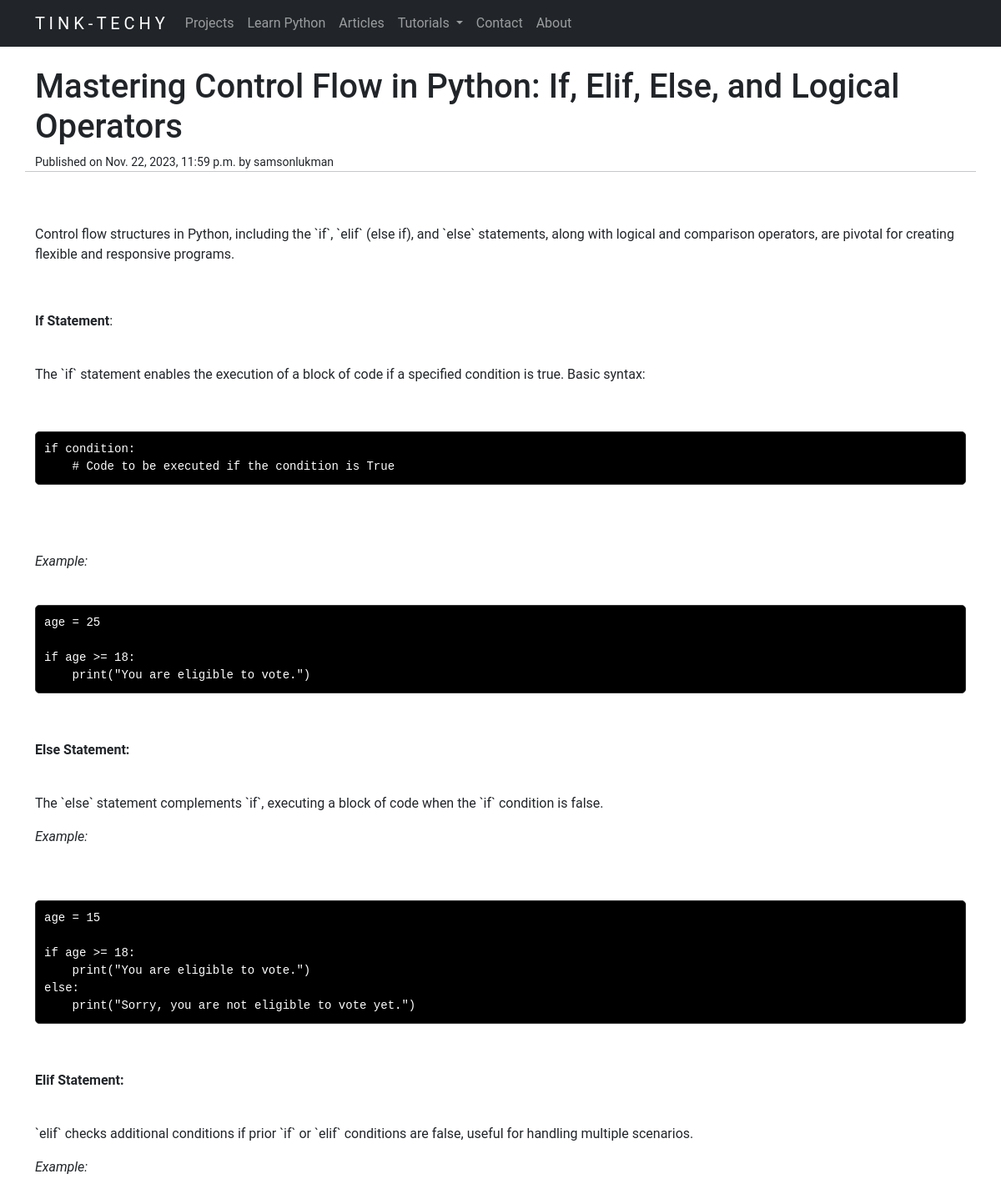
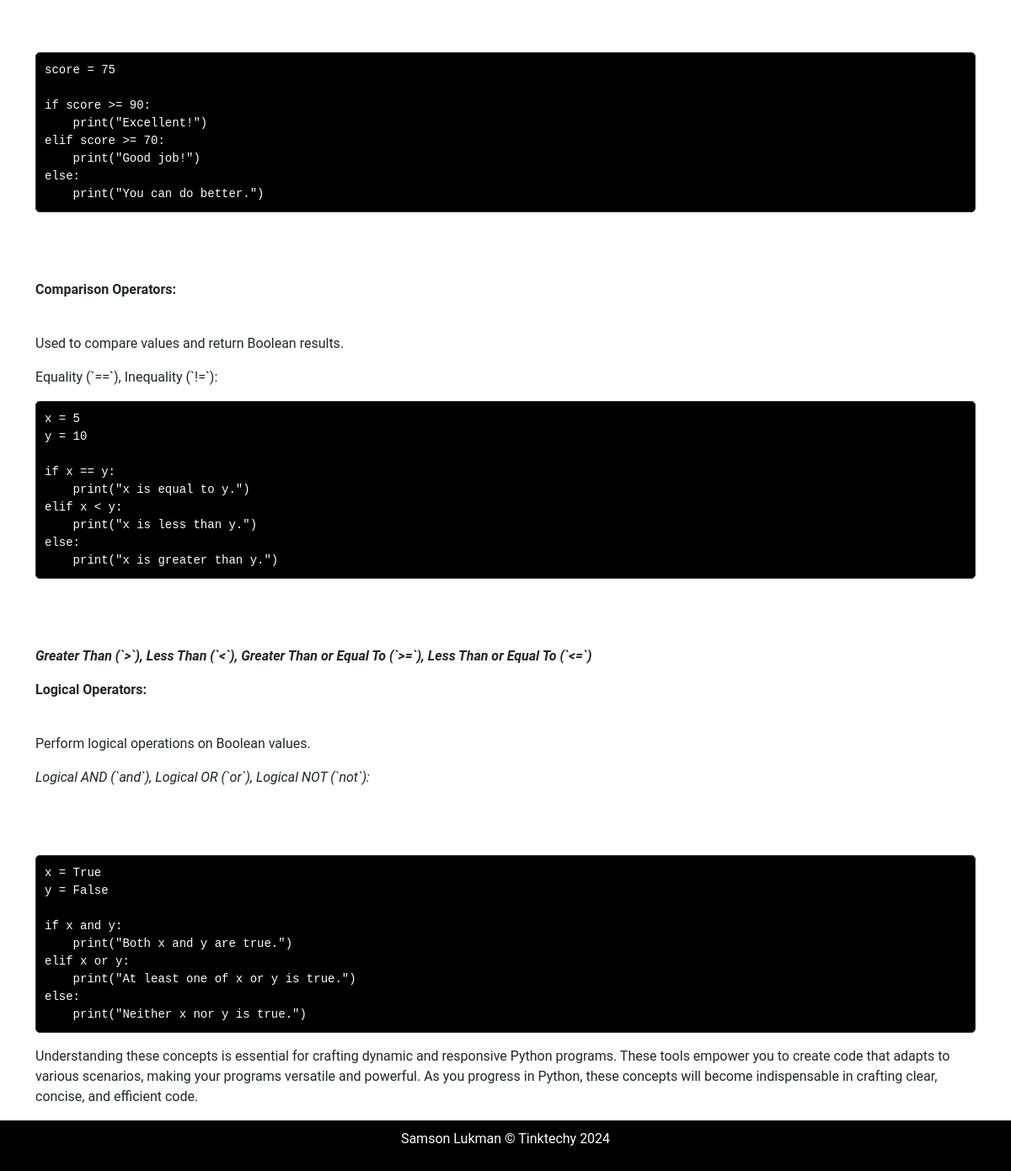
Screenshot of /article/Mastering Control Flow in Python: If, Elif, Else, and Logical Operators with the database file from the repository (2 pictures, top to bottom).
### website/models.py (models this page shows, shortened)
class Article(models.Model):
    title = models.CharField(max_length=200)
    content = RichTextField()
    pub_date = models.DateTimeField(auto_now_add=True)
    author = models.ForeignKey(User, on_delete=models.CASCADE)

### website/views.py (the view)
# urls.py: path("article/<str:title>", views.article, name="article"),
def article(request, title):
    article = get_object_or_404(Article, title=title)
    content = article.content  # Assuming your article content is stored in the 'content' field
    code_pattern = r'<pre><code class="language-(\w+)">([\s\S]*?)</code></pre>'
    def highlight_code(match):
        language, code = match.groups()
        lexer = get_lexer_by_name(language, stripall=True)
        formatter = HtmlFormatter(style="default")  # Use the "default" Pygments style
        return highlight(code, lexer, formatter)
    highlighted_content = re.sub(code_pattern, highlight_code, content)
    return render(request, 'website/article.html', {'article': article, 'highlighted_content': highlighted_content})

### website/templates/website/article.html (shortened to what this page needs)
{% extends 'website/layout.html' %}
{% load static %}
{% block body %}
<br>
<div class="container">
    <div class="row">
  <h1>{{ article.title }}</h1>
  <small>Published on {{ article.pub_date }} by {{ article.author }}</small>
  <hr>
  <br>
  <div class="article-content">
    {{ highlighted_content|safe }}
</div>
</div>
</div>
{% endblock %}

### website/templates/website/article.html (style rules this page uses)
pre { background-color: black; color: white; padding: 10px; border: 1px solid #333; border-radius: 5px; }

### website/templates/website/layout.html (style rules this page uses)
body { font-family: 'Roboto', sans-serif; }

### rows the page displays
Article: title "Mastering Control Flow in Python: If, Elif, Else, and Logical Operators", pub_date "Nov. 22, 2023, 11:59 p.m.", author "samsonlukman", content "Control flow structures in Python, including the `if`, `elif` (else if), and `else` statements, along with logical and comparison operators, are pivotal for creating flexible and responsive programs. If Statement : The `if` statement enables the execution of a block of code if a specified condition is true. Basic syntax: if condition: # Code to be executed if the condition is True Example: age = 25 if age >= 18: print(\"You are eligible to vote.\") Else Statement: The `else` statement complements `if`, executing a block of code when the `if` condition is false. Example: age = 15 if age >= 18: print(\"You are eligible to vote.\") else: print(\"Sorry, you are not eligible to vote yet.\") Elif…"
